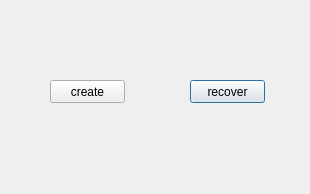
<?xml version="1.0" encoding="UTF-8"?>
<ui version="4.0">
 <class>dlg_create_account</class>
 <widget class="QDialog" name="dlg_create_account">
  <property name="geometry">
   <rect>
    <x>0</x>
    <y>0</y>
    <width>310</width>
    <height>194</height>
   </rect>
  </property>
  <property name="windowTitle">
   <string>Dialog</string>
  </property>
  <widget class="QPushButton" name="recover">
   <property name="geometry">
    <rect>
     <x>190</x>
     <y>80</y>
     <width>75</width>
     <height>23</height>
    </rect>
   </property>
   <property name="text">
    <string>recover</string>
   </property>
  </widget>
  <widget class="QPushButton" name="create">
   <property name="geometry">
    <rect>
     <x>50</x>
     <y>80</y>
     <width>75</width>
     <height>23</height>
    </rect>
   </property>
   <property name="text">
    <string>create</string>
   </property>
  </widget>
 </widget>
 <resources/>
 <connections/>
</ui>
